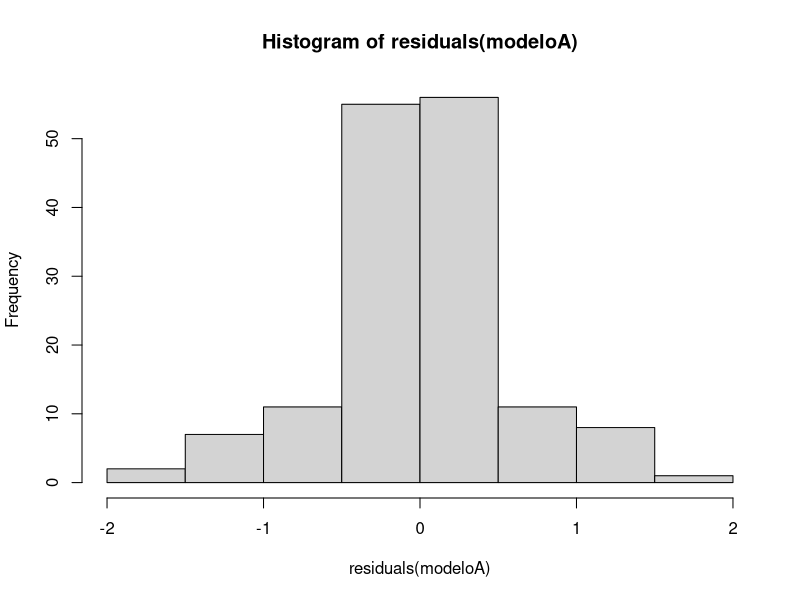

R code for this plot:
## ---- chunk 1
library(stringr)
library(readxl)
library(dplyr)
library(tidyr)
## ---- chunk 2
reading <- read_excel("reading.xlsx" , sheet = "1. reading skills")
## ---- chunk 3
glimpse(reading)
## ---- chunk 4
reading$sex <- as.factor(reading$sex)
reading$group <- as.factor(reading$group)
## ---- chunk 5
reading$time <- str_remove(reading$time, "-")
## ---- chunk 6
reading <- pivot_wider(
  reading, 
  names_from = time, 
  values_from = w_speed:text_accuracy)
## ---- chunk 7
describirNumericas <- function(datos) {
  
  df <- select(reading, where(is.numeric))
  
  result <- data.frame(
    missing = apply(df, 2, \(x) sum(is.na(x))),
    min     = apply(df, 2, min, na.rm = TRUE),
    mean    = apply(df, 2, mean, na.rm = TRUE),
    max     = apply(df, 2, max, na.rm = TRUE))
  
  result
}
## ---- chunk 8
describirNumericas(reading)
## ---- chunk 9
describirNoNumericas <- function(datos) {
  df <- select(reading, !where(is.numeric))
  apply(df, 2, \(x) data.frame(table(x, useNA = "always")))
}
## ---- chunk 10
describirNoNumericas(reading)
## ---- chunk 11
modeloC <- lm(
  w_accuracy_posttest ~ 1 + age + sex + IQ + w_accuracy_pretest, 
  data = reading)

modeloA <- lm(
  w_accuracy_posttest ~ 1 + age + sex + IQ + w_accuracy_pretest + group, 
  data = reading)
## ---- chunk 12
SSE_C <- sum(residuals(modeloC)^2)
SSE_A <- sum(residuals(modeloA)^2)
PRE   <- 1 - (SSE_A)/(SSE_C)
## ---- chunk 13
PA <- 6 # cantidad de parámetros del modelo Aumentado
PC <- 5 # cantidad de parámetros del modelo Compacto
n  <- 151 # cantidad de participantes

Fstatistic <- (PRE/(PA-PC))/((1-PRE)/(n-PA))
## ---- chunk 14
pf(Fstatistic, PA - PC, n - PA, lower.tail = FALSE)
## ---- chunk 15
anova(modeloC, modeloA)
## ---- chunk 16
SSR <- SSE_C - SSE_A
SSR
## ---- chunk 17
hist(residuals(modeloA))
